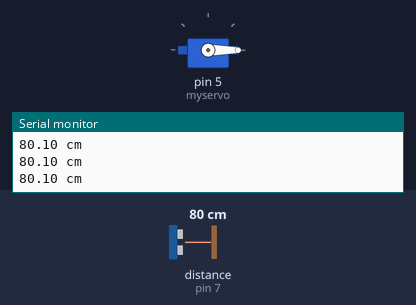
A sketch run on a simulated Arduino Uno, built with avr-gcc and run on an emulated ATmega328P. Parts: servo, the last lines printed to the serial monitor. Wiring (inferred from the names in the program): ultrasonic range finder: trigger pin 7; echo pin 7. The test bench sets the inputs (shaded band); at power-on: distance to the obstacle (sensor on pin 7) 80 cm. The echo pulse lasts 58.3 µs per cm.

Above: at 1.2 s.
1.3 s: distance to the obstacle (sensor on pin 7) set to 2 cm
At 2.5 s:
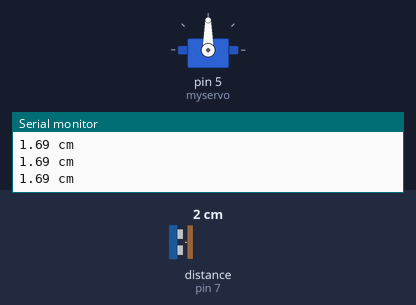
2.8 s: distance to the obstacle (sensor on pin 7) set to 7 cm
4.3 s: distance to the obstacle (sensor on pin 7) set to 10 cm
At 5.4 s:
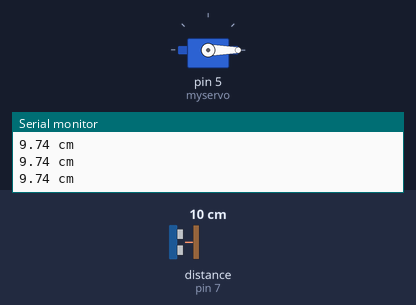
5.8 s: distance to the obstacle (sensor on pin 7) set to 4 cm
At 6.4 s:
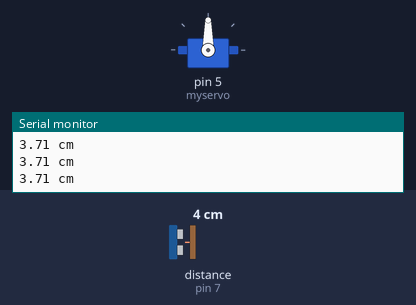
Timing chart, 0 to 8.3 s (numbered marks = the images above; inputs shaded):
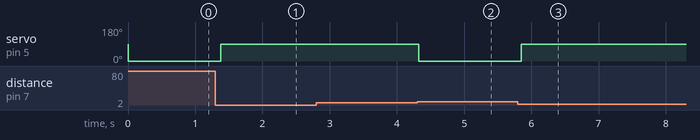

The sketch:

servo_ultrasonic.ino
```cpp
#include <Servo.h>
Servo myservo;
const int Trig=7;
const int Echo=7;

//Variables to store time and distance.
float t, d;
void setup()
{
  Serial.begin(9600);
  myservo.attach(5);
}

void loop()
{
  //First, we put our port in input to send the sound wave.
  pinMode(Trig, OUTPUT);
  //We follow the sequence suggested by maker.
  digitalWrite(Trig, LOW);
  delayMicroseconds(2);
  digitalWrite(Trig, HIGH);
  delayMicroseconds(10);
  digitalWrite(Trig, LOW);

  //Once that we have the signal, we switch our port to output
  //to detect the time that the wave spends to return.
  pinMode(Echo, INPUT);
  t=pulseIn(Echo, HIGH);
  //We calculate the distance as maker said.
  d=t/58.0;
if (d < 8.0) {
    myservo.write(90);

  }
else {
  myservo.write(0);
  }
  Serial.print(d);
  Serial.println(" cm");

  delay(100);
}
```

Measured:
- the behaviour switches between 8 and 9 cm on distance to the obstacle (sensor on pin 7) (found by bisection; images 1 and 2)
- after the input at 1.3 s, servo on pin 5 (myservo): 0° → 90° after 0.08 s
- after the input at 4.3 s, servo on pin 5 (myservo): 90° → 0° at once
- after the input at 5.8 s, servo on pin 5 (myservo): 0° → 90° after 0.05 s
